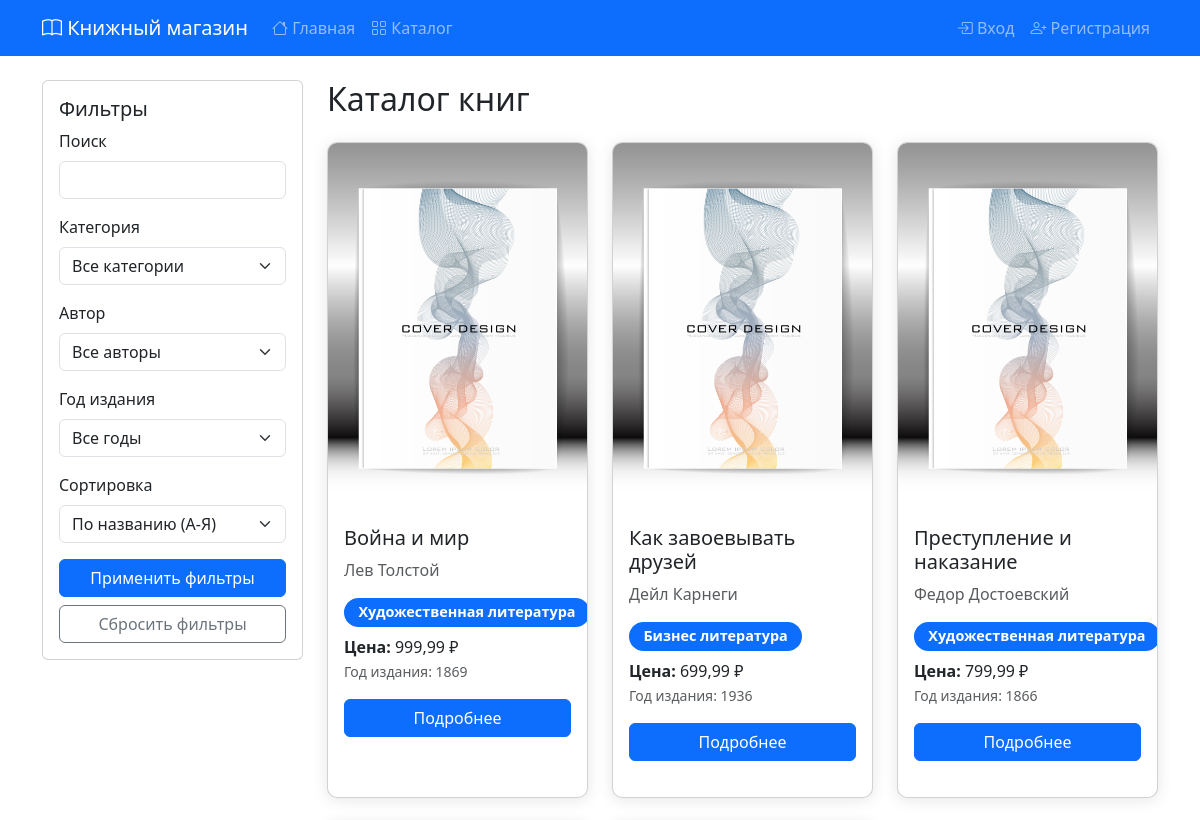
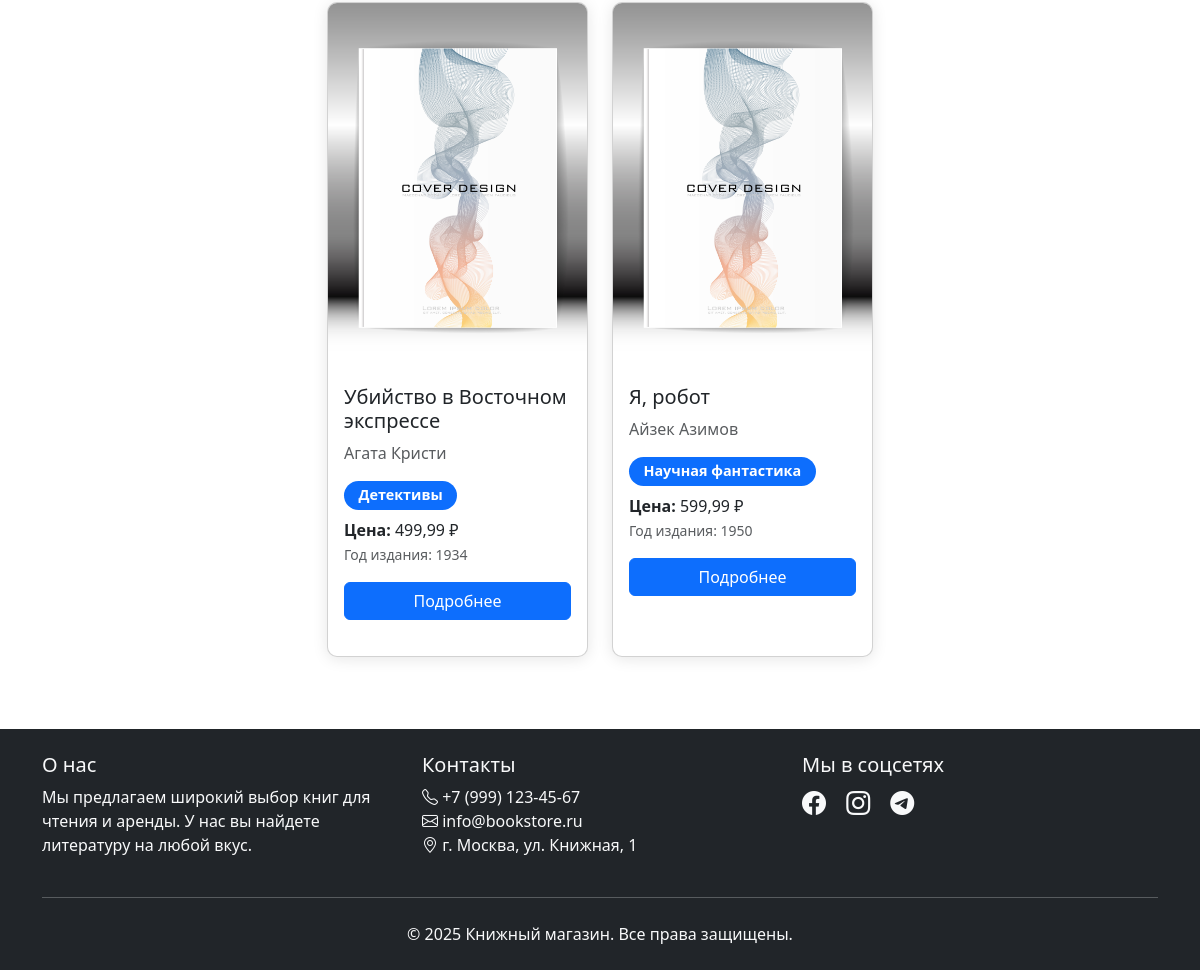
Screenshot of /catalog.php with the database file from the repository (2 pictures, top to bottom).
### tables this page shows
CREATE TABLE `books` (
  `id` int NOT NULL AUTO_INCREMENT,
  `title` varchar(255) NOT NULL,
  `author_id` int DEFAULT NULL,
  `category_id` int DEFAULT NULL,
  `description` text,
  `price` decimal(10,2) NOT NULL,
  `rental_price_2weeks` decimal(10,2) DEFAULT NULL,
  `rental_price_1month` decimal(10,2) DEFAULT NULL,
  `rental_price_3months` decimal(10,2) DEFAULT NULL,
  `publication_year` int DEFAULT NULL,
  `cover_image` varchar(255) DEFAULT '/assets/images/default-book.jpg',
  `stock_quantity` int DEFAULT '0',
  `is_available` tinyint(1) DEFAULT '1',
  `created_at` timestamp NULL DEFAULT CURRENT_TIMESTAMP,
  PRIMARY KEY (`id`),
  KEY `author_id` (`author_id`),
  KEY `category_id` (`category_id`),
  CONSTRAINT `books_ibfk_1` FOREIGN KEY (`author_id`) REFERENCES `authors` (`id`),
  CONSTRAINT `books_ibfk_2` FOREIGN KEY (`category_id`) REFERENCES `categories` (`id`)
);

CREATE TABLE `authors` (
  `id` int NOT NULL AUTO_INCREMENT,
  `name` varchar(150) NOT NULL,
  `bio` text,
  `photo_url` varchar(255) DEFAULT '/assets/images/default-author.jpg',
  `created_at` timestamp NULL DEFAULT CURRENT_TIMESTAMP,
  PRIMARY KEY (`id`)
);

CREATE TABLE `categories` (
  `id` int NOT NULL AUTO_INCREMENT,
  `name` varchar(100) NOT NULL,
  `description` text,
  `created_at` timestamp NULL DEFAULT CURRENT_TIMESTAMP,
  PRIMARY KEY (`id`)
);

### config.php (called while the page is built, shortened)
<?php
function isLoggedIn() {
    return isset($_SESSION['user']);
}
function formatPrice($price) {
    return number_format($price, 2, ',', ' ') . ' ₽';
}

### catalog.php (the view, shortened to what this page needs)
<?php
require_once 'includes/header.php';
$search = isset($_GET['search']) ? trim($_GET['search']) : '';
$sort = isset($_GET['sort']) ? $_GET['sort'] : 'title_asc';
$sql = "SELECT b.*, a.name as author_name, c.name as category_name
        FROM books b
        JOIN authors a ON b.author_id = a.id
        JOIN categories c ON b.category_id = c.id
        WHERE b.is_available = 1";
$params = [];
switch ($sort) {
    default:
        $sql .= " ORDER BY b.title ASC";
}
$stmt = $pdo->prepare($sql);
$stmt->execute($params);
$books = $stmt->fetchAll();
?>
<div class="row">
    <div class="col-md-3 mb-4">
        <div class="card">
            <div class="card-body">
                <h5 class="card-title">Фильтры</h5>
                <form id="filterForm" method="GET" action="/catalog.php">
                    <div class="mb-3">
                        <label for="search" class="form-label">Поиск</label>
                        <input type="text" class="form-control" id="search" name="search" value="<?php echo htmlspecialchars($search); ?>">
                    </div>
                    <div class="mb-3">
                        <label for="category" class="form-label">Категория</label>
                        <select class="form-select" id="category" name="category">
                            <option value="">Все категории</option>
                        </select>
                    </div>
                    <div class="mb-3">
                        <label for="author" class="form-label">Автор</label>
                        <select class="form-select" id="author" name="author">
                            <option value="">Все авторы</option>
                        </select>
                    </div>
                    <div class="mb-3">
                        <label for="year" class="form-label">Год издания</label>
                        <select class="form-select" id="year" name="year">
                            <option value="">Все годы</option>
                        </select>
                    </div>
                    <div class="mb-3">
                        <label for="sort" class="form-label">Сортировка</label>
                        <select class="form-select" id="sort" name="sort">
                            <option value="title_asc" <?php echo $sort == 'title_asc' ? 'selected' : ''; ?>>По названию (А-Я)</option>
                        </select>
                    </div>
                    <button type="submit" class="btn btn-primary w-100">Применить фильтры</button>
                    <a href="/catalog.php" class="btn btn-outline-secondary w-100 mt-2">Сбросить фильтры</a>
                </form>
            </div>
        </div>
    </div>
    <div class="col-md-9">
        <h2 class="mb-4">Каталог книг</h2>
        <?php if (empty($books)): ?>
        <div class="alert alert-info">
            По вашему запросу ничего не найдено. Попробуйте изменить параметры поиска.
        </div>
        <?php else: ?>
        <div class="row g-4">
            <?php foreach ($books as $book): ?>
            <div class="col-md-4">
                <div class="card book-card h-100">
                    <img src="<?php echo htmlspecialchars($book['cover_image']); ?>" class="card-img-top" alt="<?php echo htmlspecialchars($book['title']); ?>">
                    <div class="card-body">
                        <h5 class="card-title"><?php echo htmlspecialchars($book['title']); ?></h5>
                        <p class="card-text text-muted"><?php echo htmlspecialchars($book['author_name']); ?></p>
                        <span class="badge bg-primary category-badge"><?php echo htmlspecialchars($book['category_name']); ?></span>
                        <p class="card-text mt-2">
                            <strong>Цена: </strong><?php echo formatPrice($book['price']); ?><br>
                            <small class="text-muted">Год издания: <?php echo $book['publication_year']; ?></small>
                        </p>
                        <a href="/book.php?id=<?php echo $book['id']; ?>" class="btn btn-primary w-100">Подробнее</a>
                    </div>
                </div>
            </div>
            <?php endforeach; ?>
        </div>
        <?php endif; ?>
    </div>
</div>
<?php require_once 'includes/footer.php'; ?>

### includes/header.php (shortened to what this page needs)
<?php require_once __DIR__ . '/../config.php'; ?>
<!DOCTYPE html>
<html lang="ru">
<head>
    <link href="https://cdn.jsdelivr.net/npm/bootstrap@5.3.0/dist/css/bootstrap.min.css" rel="stylesheet">
    <link rel="stylesheet" href="https://cdn.jsdelivr.net/npm/bootstrap-icons@1.11.0/font/bootstrap-icons.css">
    <link rel="stylesheet" href="/assets/css/style.css">
</head>
<body>
    <nav class="navbar navbar-expand-lg navbar-dark bg-primary">
        <div class="container">
            <a class="navbar-brand" href="/"><i class="bi bi-book"></i> Книжный магазин</a>
            <div class="collapse navbar-collapse" id="navbarNav">
                <ul class="navbar-nav me-auto">
                    <li class="nav-item">
                        <a class="nav-link" href="/"><i class="bi bi-house"></i> Главная</a>
                    </li>
                    <li class="nav-item">
                        <a class="nav-link" href="/catalog.php"><i class="bi bi-grid"></i> Каталог</a>
                    </li>
                </ul>
                <ul class="navbar-nav">
                    <?php if (isLoggedIn()): ?>
                    <li class="nav-item">
                        <a class="nav-link" href="/profile.php"><i class="bi bi-person"></i> Профиль</a>
                    </li>
                    <li class="nav-item">
                        <a class="nav-link" href="/logout.php"><i class="bi bi-box-arrow-right"></i> Выход</a>
                    </li>
                    <?php else: ?>
                    <li class="nav-item">
                        <a class="nav-link" href="/login.php"><i class="bi bi-box-arrow-in-right"></i> Вход</a>
                    </li>
                    <li class="nav-item">
                        <a class="nav-link" href="/register.php"><i class="bi bi-person-plus"></i> Регистрация</a>
                    </li>
                    <?php endif; ?>
                </ul>
            </div>
        </div>
    </nav>
    <div class="container my-4">

### includes/footer.php (shortened to what this page needs)
    </div>
    <footer class="bg-dark text-light py-4 mt-5">
        <div class="container">
            <div class="row">
                <div class="col-md-4">
                    <h5>О нас</h5>
                    <p>Мы предлагаем широкий выбор книг для чтения и аренды. У нас вы найдете литературу на любой вкус.</p>
                </div>
                <div class="col-md-4">
                    <h5>Контакты</h5>
                    <ul class="list-unstyled">
                        <li><i class="bi bi-telephone"></i> +7 (999) 123-45-67</li>
                        <li><i class="bi bi-envelope"></i> info@bookstore.ru</li>
                        <li><i class="bi bi-geo-alt"></i> г. Москва, ул. Книжная, 1</li>
                    </ul>
                </div>
                <div class="col-md-4">
                    <h5>Мы в соцсетях</h5>
                    <div class="social-links">
                        <a href="#" class="text-light me-3"><i class="bi bi-facebook"></i></a>
                        <a href="#" class="text-light me-3"><i class="bi bi-instagram"></i></a>
                        <a href="#" class="text-light me-3"><i class="bi bi-telegram"></i></a>
                    </div>
                </div>
            </div>
            <hr class="my-4">
            <div class="text-center">
                <p class="mb-0">&copy; <?php echo date('Y'); ?> Книжный магазин. Все права защищены.</p>
            </div>
        </div>
    </footer>
</body>
</html>

### assets/css/style.css (style rules this page uses)
:root { --primary-color: #0d6efd; --secondary-color: #6c757d; }
body { min-height: 100vh; display: flex; flex-direction: column; }
.container { flex: 1; }
.book-card { position: relative; margin-bottom: 20px; background: #fff; border-radius: 10px; box-shadow: 0 2px 15px rgba(0, 0, 0, 0.1); transition: all 0.3s ease; overflow: hidden; }
.btn-primary { background-color: var(--primary-color); border-color: var(--primary-color); }
.category-badge { font-size: 0.9rem; padding: 0.5em 1em; border-radius: 20px; }
.social-links a { font-size: 1.5rem; transition: color 0.3s ease; }

### rows the page displays
books: cover_image (placeholder picture), title "Война и мир", author.name "Лев Толстой", category.name "Художественная литература", price "999,99 ₽", publication_year "1869"
books: cover_image (placeholder picture), title "Как завоевывать друзей", author.name "Дейл Карнеги", category.name "Бизнес литература", price "699,99 ₽", publication_year "1936"
books: cover_image (placeholder picture), title "Преступление и наказание", author.name "Федор Достоевский", category.name "Художественная литература", price "799,99 ₽", publication_year "1866"
books: cover_image (placeholder picture), title "Убийство в Восточном экспрессе", author.name "Агата Кристи", category.name "Детективы", price "499,99 ₽", publication_year "1934"
books: cover_image (placeholder picture), title "Я, робот", author.name "Айзек Азимов", category.name "Научная фантастика", price "599,99 ₽", publication_year "1950"
